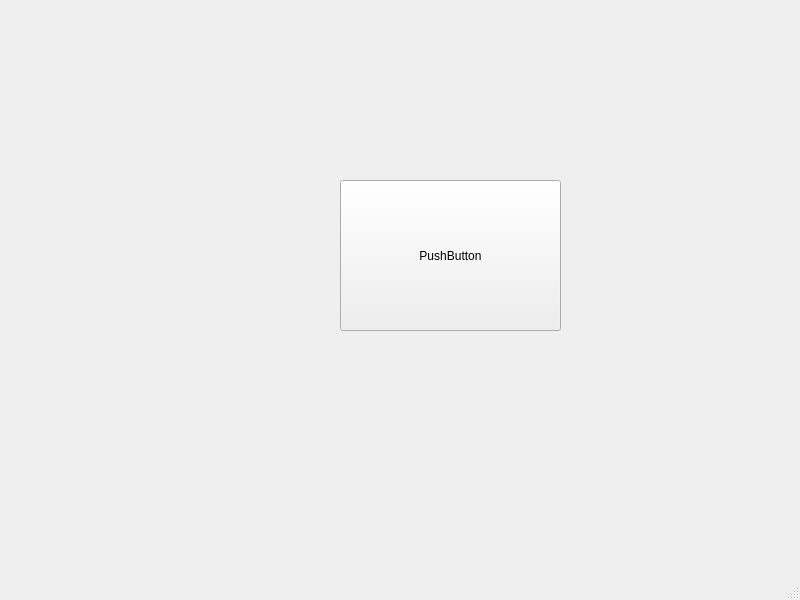
<?xml version="1.0" encoding="UTF-8"?>
<ui version="4.0">
 <class>MainWindow</class>
 <widget class="QMainWindow" name="MainWindow">
  <property name="geometry">
   <rect>
    <x>0</x>
    <y>0</y>
    <width>800</width>
    <height>600</height>
   </rect>
  </property>
  <property name="windowTitle">
   <string>MainWindow</string>
  </property>
  <widget class="QWidget" name="centralwidget">
   <widget class="QPushButton" name="pushButton">
    <property name="geometry">
     <rect>
      <x>340</x>
      <y>180</y>
      <width>221</width>
      <height>151</height>
     </rect>
    </property>
    <property name="text">
     <string>PushButton</string>
    </property>
   </widget>
  </widget>
  <widget class="QMenuBar" name="menubar">
   <property name="geometry">
    <rect>
     <x>0</x>
     <y>0</y>
     <width>800</width>
     <height>21</height>
    </rect>
   </property>
  </widget>
  <widget class="QStatusBar" name="statusbar"/>
 </widget>
 <resources/>
 <connections/>
</ui>
